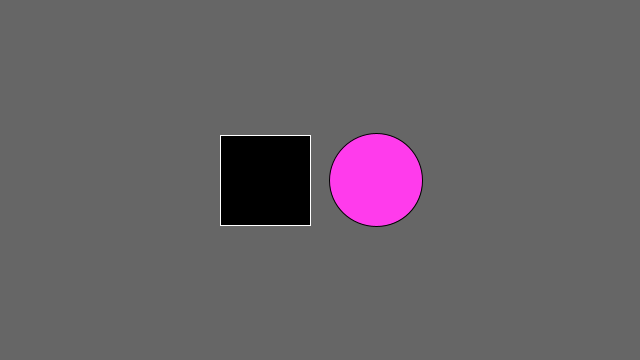
Frame 1 (no input)
Frame 60 (the mouse pressed at the canvas centre just before this capture): identical to frame 1, image omitted
Frame 120 (the mouse held since frame 60 and released just before this capture): identical to frame 1, image omitted

The Processing sketch that drew this single still picture (run headless with seeded random() and noise(); from frame 60 on, the mouse is pressed at the canvas centre):

// Processing sketch: buttons
// ── buttons.pde
int rectX, rectY;      // Position of square button
int circleX, circleY;  // Position of circle button
int rectSize = 90;     // Diameter of rect
int circleSize = 93;   // Diameter of circle
color rectColor, circleColor, baseColor;
color rectHighlight, circleHighlight;
color currentColor;
boolean rectOver = false;
boolean circleOver = false;

void setup() {
  size(640, 360);
  rectColor = color(0);
  rectHighlight = color(#3D3BFF);
  circleColor = color(#FF3BEC);
  circleHighlight = color(204);
  baseColor = color(102);
  currentColor = baseColor;
  circleX = width/2+circleSize/2+10;
  circleY = height/2;
  rectX = width/2-rectSize-10;
  rectY = height/2-rectSize/2;
  ellipseMode(CENTER);
}

void draw() {
  update(mouseX, mouseY);
  background(currentColor);
  
  if (rectOver) {
    fill(rectHighlight);
  } else {
    fill(rectColor);
  }
  stroke(255);
  rect(rectX, rectY, rectSize, rectSize);
  
  if (circleOver) {
    fill(circleHighlight);
  } else {
    fill(circleColor);
  }
  stroke(0);
  ellipse(circleX, circleY, circleSize, circleSize);
}

void update(int x, int y) {
  if ( overCircle(circleX, circleY, circleSize) ) {
    circleOver = true;
    rectOver = false;
  } else if ( overRect(rectX, rectY, rectSize, rectSize) ) {
    rectOver = true;
    circleOver = false;
  } else {
    circleOver = rectOver = false;
  }
}

void mousePressed() {
  if (circleOver) {
    currentColor = circleColor;
  }
  if (rectOver) {
    currentColor = rectColor;
  }
}

boolean overRect(int x, int y, int width, int height)  {
  if (mouseX >= x && mouseX <= x+width && 
      mouseY >= y && mouseY <= y+height) {
    return true;
  } else {
    return false;
  }
}

boolean overCircle(int x, int y, int diameter) {
  float disX = x - mouseX;
  float disY = y - mouseY;
  if (sqrt(sq(disX) + sq(disY)) < diameter/2 ) {
    return true;
  } else {
    return false;
  }
}
